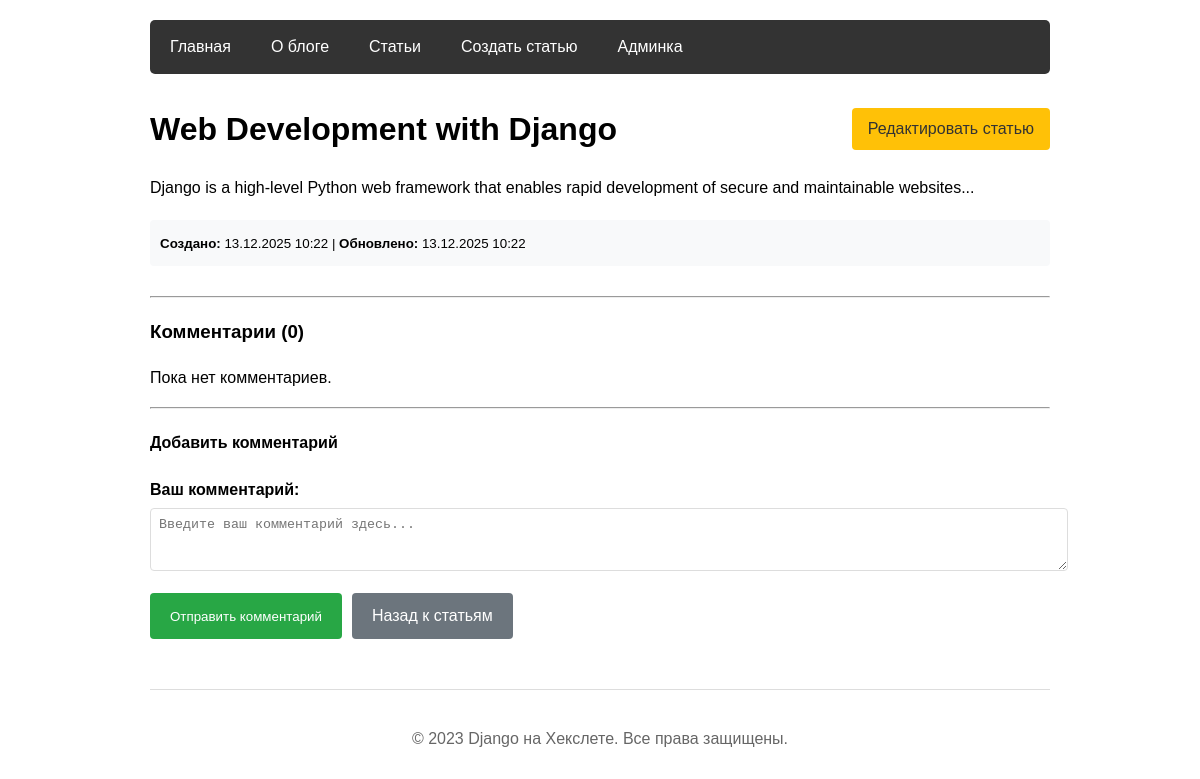
The app's page /articles/3/ with its own data.
### hexlet_django_blog/article/models.py (models this page shows, shortened)
class Article(models.Model):
    name = models.CharField(max_length=200)
    body = models.TextField()
    created_at = models.DateTimeField(auto_now_add=True)
    updated_at = models.DateTimeField(auto_now=True)

### hexlet_django_blog/article/views.py (the view, shortened to what this page needs)
# urls.py: path("<int:id>/", ArticleView.as_view(), name='show'),
class ArticleView(View):
    def get(self, request, *args, **kwargs):
        article = get_object_or_404(Article, id=kwargs["id"])
        comment_form = ArticleCommentForm()
        return render(
            request,
            "articles/show.html",
            context={
                "article": article,
                "comment_form": comment_form,
            },
        )

### hexlet_django_blog/article/forms.py
class ArticleCommentForm(forms.ModelForm):
    class Meta:
        model = ArticleComment
        fields = ['content']
        widgets = {
            'content': forms.Textarea(attrs={
                'rows': 3,
                'placeholder': 'Введите ваш комментарий здесь...'
            }),
        }
        labels = {
            'content': 'Ваш комментарий',
        }

### hexlet_django_blog/templates/articles/show.html (shortened to what this page needs)
{% extends "base.html" %}
{% block content %}
    <div style="display: flex; justify-content: space-between; align-items: center; margin-bottom: 20px;">
        <h1 style="margin: 0;">{{ article.name }}</h1>
        <a href="{% url 'article:update' id=article.id %}" style="padding: 8px 16px; background-color: #ffc107; color: #333; text-decoration: none; border-radius: 4px;">
            Редактировать статью
        </a>
    </div>
    <div class="article-content" style="margin-bottom: 20px;">
        {{ article.body|linebreaks }}
    </div>
    <div class="article-meta" style="margin-bottom: 30px; padding: 10px; background-color: #f8f9fa; border-radius: 4px;">
        <small>
            <strong>Создано:</strong> {{ article.created_at|date:"d.m.Y H:i" }}
            {% if article.created_at != article.updated_at %}
                | <strong>Обновлено:</strong> {{ article.updated_at|date:"d.m.Y H:i" }}
            {% endif %}
        </small>
    </div>
    <hr>
    <h3>Комментарии ({{ article.comments.count }})</h3>
    {% if article.comments.all %}
        {% for comment in article.comments.all %}
            <div class="comment" style="margin-bottom: 15px; padding: 10px; border: 1px solid #ddd; border-radius: 5px;">
                <p>{{ comment.content }}</p>
                <small style="color: #666;">
                    Добавлен: {{ comment.created_at|date:"d.m.Y H:i" }}
                </small>
            </div>
        {% endfor %}
    {% else %}
        <p>Пока нет комментариев.</p>
    {% endif %}
    <hr>
    <h4>Добавить комментарий</h4>
    <form method="post" style="margin-top: 20px;">
        <div class="form-group" style="margin-bottom: 15px;">
            <label for="id_content" style="display: block; margin-bottom: 5px; font-weight: bold;">
                Ваш комментарий:
            </label>
            <textarea name="content" id="id_content" rows="3"
                      style="width: 100%; padding: 8px; border: 1px solid #ddd; border-radius: 4px;"
                      placeholder="Введите ваш комментарий здесь...">{{ comment_form.content.value|default:'' }}</textarea>
        </div>
        <div style="display: flex; gap: 10px;">
            <button type="submit" style="padding: 10px 20px; background-color: #28a745; color: white; border: none; border-radius: 4px; cursor: pointer;">
                Отправить комментарий
            </button>
            <a href="{% url 'article:index' %}" style="padding: 10px 20px; background-color: #6c757d; color: white; text-decoration: none; border-radius: 4px; display: inline-block;">
                Назад к статьям
            </a>
        </div>
    </form>
{% endblock %}

### hexlet_django_blog/templates/base.html (style rules this page uses)
body { font-family: Arial, sans-serif; max-width: 900px; margin: 0 auto; padding: 20px; line-height: 1.6; }
.form-group { margin-bottom: 15px; }
label { display: block; margin-bottom: 5px; font-weight: bold; }

### records on screen
Article: name "Web Development with Django", body "Django is a high-level Python web framework that enables rapid development of secure and maintainable websites...", created_at "13.12.2025 10:22", updated_at "13.12.2025 10:22", comments.count "0"
